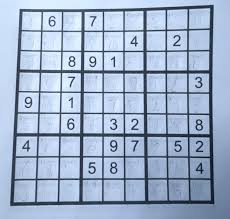
#> input picture app/tests/images/image1.jpg, 230 x 219 px, found by its file name
$ python improved_sudoku_detection.py
#> lines starting #> are read from the running program, lines starting #| are printed output that depends on the picture; after the words box and inside, x2 and y2 are one past the last pixel; in counts of white or black regions, pixels touching at a corner belong together
"""
Improved Sudoku Board Detection System
Handles various image types including handwritten sudoku with blue pen
"""

import cv2
import numpy as np
import matplotlib.pyplot as plt
import skimage.io
from pathlib import Path


class SudokuDetector:
    """Enhanced Sudoku board detection with multiple detection methods"""

    def __init__(self, output_size=450):
        self.output_size = output_size

    def preprocess_image(self, image):
        """Apply preprocessing to enhance detection"""
        # Convert to RGB if needed
        if len(image.shape) == 3 and image.shape[2] == 3:
            # Already RGB
            pass
        elif len(image.shape) == 3 and image.shape[2] == 4:
            # RGBA to RGB
            image = cv2.cvtColor(image, cv2.COLOR_RGBA2RGB)

        return image

    def detect_with_edges(self, gray):
        """Edge-based detection for clear grid lines"""
        # Multiple edge detection approaches
        edges1 = cv2.Canny(gray, 50, 150, apertureSize=3)
        edges2 = cv2.Canny(gray, 30, 100, apertureSize=3)

        # Combine edges
        edges = cv2.bitwise_or(edges1, edges2)

        # Morphological operations to connect lines
        kernel_close = np.ones((3,3), np.uint8)
        edges = cv2.morphologyEx(edges, cv2.MORPH_CLOSE, kernel_close)

        # Dilate to strengthen lines
        kernel_dilate = np.ones((2,2), np.uint8)
        edges = cv2.dilate(edges, kernel_dilate, iterations=1)

        return edges

    def detect_with_adaptive_threshold(self, gray):
        """Adaptive thresholding for handwritten content"""
        # Multiple block sizes for different pen thicknesses
        thresh1 = cv2.adaptiveThreshold(gray, 255, cv2.ADAPTIVE_THRESH_GAUSSIAN_C,
                                       cv2.THRESH_BINARY, 11, 2)
        thresh2 = cv2.adaptiveThreshold(gray, 255, cv2.ADAPTIVE_THRESH_MEAN_C,
                                       cv2.THRESH_BINARY, 15, 4)

        # Combine and invert
        combined = cv2.bitwise_and(thresh1, thresh2)
        return cv2.bitwise_not(combined)

    def detect_blue_pen(self, image):
        """Special detection for blue pen writing"""
        if len(image.shape) != 3:
            return np.zeros(image.shape[:2], dtype=np.uint8)

        # Method 1: Blue channel isolation
        blue_channel = image[:,:,2]
        blue_thresh = cv2.threshold(blue_channel, 0, 255, cv2.THRESH_BINARY + cv2.THRESH_OTSU)[1]

        # Method 2: HSV blue detection
        hsv = cv2.cvtColor(image, cv2.COLOR_RGB2HSV)
        # Define range for blue colors
        lower_blue = np.array([100, 50, 50])
        upper_blue = np.array([130, 255, 255])
        blue_mask = cv2.inRange(hsv, lower_blue, upper_blue)

        # Method 3: LAB color space for better blue detection
        lab = cv2.cvtColor(image, cv2.COLOR_RGB2LAB)
        # In LAB, 'b' channel represents blue-yellow
        b_channel = lab[:,:,2]
        # Blue has higher b values (>128)
        lab_blue = cv2.threshold(b_channel, 128, 255, cv2.THRESH_BINARY)[1]

        # Combine all blue detection methods
        combined_blue = cv2.bitwise_or(blue_thresh, blue_mask)
        combined_blue = cv2.bitwise_or(combined_blue, lab_blue)

        return combined_blue

    def detect_with_contours(self, gray):
        """Contour-based detection"""
        # Apply bilateral filter to reduce noise while keeping edges sharp
        filtered = cv2.bilateralFilter(gray, 9, 75, 75)

        # Find contours at different threshold levels
        contour_mask = np.zeros_like(gray)

        for thresh_val in [127, 100, 150]:
            _, binary = cv2.threshold(filtered, thresh_val, 255, cv2.THRESH_BINARY_INV)
            contours, _ = cv2.findContours(binary, cv2.RETR_EXTERNAL, cv2.CHAIN_APPROX_SIMPLE)

            # Draw significant contours
            for contour in contours:
                if cv2.contourArea(contour) > 100:  # Filter small contours
                    cv2.drawContours(contour_mask, [contour], -1, 255, 2)

        return contour_mask

    def combine_detection_methods(self, image):
        """Combine multiple detection methods for robust detection"""
        gray = cv2.cvtColor(image, cv2.COLOR_RGB2GRAY)

        # Get all detection results
        edges = self.detect_with_edges(gray)
        adaptive = self.detect_with_adaptive_threshold(gray)
        blue_pen = self.detect_blue_pen(image)
        contours = self.detect_with_contours(gray)

        # Weighted combination - give more weight to certain methods
        combined = np.zeros_like(gray, dtype=np.float32)
        combined += edges.astype(np.float32) * 0.4  # Edges are reliable for grid detection
        combined += adaptive.astype(np.float32) * 0.3  # Good for handwritten content
        combined += blue_pen.astype(np.float32) * 0.2  # Specific for blue pen
        combined += contours.astype(np.float32) * 0.1  # Additional structural info

        # Normalize and threshold
        combined = np.clip(combined, 0, 255).astype(np.uint8)
        final_mask = cv2.threshold(combined, 50, 255, cv2.THRESH_BINARY)[1]

        # Clean up the mask
        kernel = np.ones((5,5), np.uint8)
        final_mask = cv2.morphologyEx(final_mask, cv2.MORPH_CLOSE, kernel)
        final_mask = cv2.morphologyEx(final_mask, cv2.MORPH_OPEN, np.ones((3,3), np.uint8))

        return final_mask, edges, adaptive, blue_pen, contours

    def find_best_rectangle(self, mask, min_area_ratio=0.1, max_area_ratio=0.9):
        """Find the best rectangular contour representing the Sudoku board"""
        contours, _ = cv2.findContours(mask, cv2.RETR_EXTERNAL, cv2.CHAIN_APPROX_SIMPLE)

        if not contours:
            return None

        image_area = mask.shape[0] * mask.shape[1]
        min_area = image_area * min_area_ratio
        max_area = image_area * max_area_ratio

        best_candidates = []

        # Sort contours by area
        contours = sorted(contours, key=cv2.contourArea, reverse=True)

        for contour in contours:
            area = cv2.contourArea(contour)

            # Filter by area
            if area < min_area or area > max_area:
                continue

            # Try different approximation levels
            for epsilon_factor in [0.01, 0.02, 0.03, 0.05]:
                epsilon = epsilon_factor * cv2.arcLength(contour, True)
                approx = cv2.approxPolyDP(contour, epsilon, True)

                if len(approx) == 4:
                    # Check if it's roughly square
                    rect = cv2.minAreaRect(contour)
                    width, height = rect[1]
                    aspect_ratio = max(width, height) / min(width, height)

                    if aspect_ratio < 2.0:  # Roughly square
                        best_candidates.append({
                            'points': approx,
                            'area': area,
                            'aspect_ratio': aspect_ratio,
                            'score': area / (aspect_ratio + 0.1)  # Favor larger, more square shapes
                        })
                        break

        if best_candidates:
            # Return the best candidate
            best = max(best_candidates, key=lambda x: x['score'])
            return best['points']

        # Fallback: use bounding rectangle of largest contour
        if contours:
            largest_contour = contours[0]
            if cv2.contourArea(largest_contour) > min_area:
                x, y, w, h = cv2.boundingRect(largest_contour)
                return np.array([[[x, y]], [[x+w, y]], [[x+w, y+h]], [[x, y+h]]], dtype=np.int32)

        return None

    def order_points(self, pts):
        """Order points in clockwise order: top-left, top-right, bottom-right, bottom-left"""
        rect = np.zeros((4, 2), dtype="float32")
        pts = pts.reshape(4, 2)

        # Sum and difference to find corners
        s = pts.sum(axis=1)
        rect[0] = pts[np.argmin(s)]  # top-left
        rect[2] = pts[np.argmax(s)]  # bottom-right

        diff = np.diff(pts, axis=1)
        rect[1] = pts[np.argmin(diff)]  # top-right
        rect[3] = pts[np.argmax(diff)]  # bottom-left

        return rect

    def warp_perspective(self, image, corners):
        """Apply perspective transform to get top-down view"""
        ordered_corners = self.order_points(corners)

        # Destination points for square output
        dst = np.array([
            [0, 0],
            [self.output_size-1, 0],
            [self.output_size-1, self.output_size-1],
            [0, self.output_size-1]
        ], dtype="float32")

        # Calculate perspective transform matrix
        M = cv2.getPerspectiveTransform(ordered_corners, dst)
        warped = cv2.warpPerspective(image, M, (self.output_size, self.output_size))

        return warped

    def detect_and_extract(self, image):
        """Main method to detect and extract Sudoku board"""
        # Preprocess
        image = self.preprocess_image(image)

        # Detect board using combined methods
        combined_mask, edges, adaptive, blue_pen, contours = self.combine_detection_methods(image)

        # Find the best rectangle
        sudoku_corners = self.find_best_rectangle(combined_mask)

        results = {
            'original': image,
            'combined_mask': combined_mask,
            'edges': edges,
            'adaptive': adaptive,
            'blue_pen': blue_pen,
            'contours': contours,
            'corners': sudoku_corners,
            'warped': None,
            'success': False
        }

        if sudoku_corners is not None:
            try:
                warped_board = self.warp_perspective(image, sudoku_corners)
                results['warped'] = warped_board
                results['success'] = True
            except Exception as e:
                print(f"Warning: Could not warp perspective: {e}")

        return results

    def visualize_results(self, results, save_path=None):
        """Visualize detection results"""
        fig, axes = plt.subplots(3, 3, figsize=(15, 15))

        # Original image
        axes[0,0].imshow(results['original'])
        axes[0,0].set_title("Original Image")
        axes[0,0].axis('off')

        # Detection methods
        axes[0,1].imshow(results['edges'], cmap='gray')
        axes[0,1].set_title("Edge Detection")
        axes[0,1].axis('off')

        axes[0,2].imshow(results['adaptive'], cmap='gray')
        axes[0,2].set_title("Adaptive Threshold")
        axes[0,2].axis('off')

        axes[1,0].imshow(results['blue_pen'], cmap='gray')
        axes[1,0].set_title("Blue Pen Detection")
        axes[1,0].axis('off')

        axes[1,1].imshow(results['contours'], cmap='gray')
        axes[1,1].set_title("Contour Detection")
        axes[1,1].axis('off')

        axes[1,2].imshow(results['combined_mask'], cmap='gray')
        axes[1,2].set_title("Combined Mask")
        axes[1,2].axis('off')

        # Detected corners
        visualization = results['original'].copy()
        if results['corners'] is not None:
            cv2.drawContours(visualization, [results['corners']], -1, (255, 0, 0), 3)
            # Draw corner points
            for point in results['corners'].reshape(-1, 2):
                cv2.circle(visualization, tuple(point), 8, (0, 255, 0), -1)

        axes[2,0].imshow(visualization)
        axes[2,0].set_title("Detected Board")
        axes[2,0].axis('off')

        # Final result
        if results['success']:
            axes[2,1].imshow(results['warped'])
            axes[2,1].set_title("Extracted Sudoku Board")
        else:
            axes[2,1].imshow(results['original'])
            axes[2,1].set_title("Detection Failed")
        axes[2,1].axis('off')

        # Remove empty subplot
        axes[2,2].axis('off')

        plt.tight_layout()

        if save_path:
            plt.savefig(save_path, dpi=150, bbox_inches='tight')

        plt.show()


def test_sudoku_detector():
    """Test the detector on available images"""
    detector = SudokuDetector(output_size=450)

    # Test images
    image_dir = Path("/home/tomas/PYT/motustom/semestral/app/tests/images")
    test_images = ["image1.jpg", "image2.png", "image3.png", "image4.png"]

    for img_name in test_images:
        img_path = image_dir / img_name
        if img_path.exists():
            print(f"\n=== Testing {img_name} ===")

            try:
                # Load image
                image = skimage.io.imread(str(img_path))
#> image is the input picture: shape (219, 230, 3); mean R, G, B 160, 178, 203.7

                # Detect Sudoku board
                results = detector.detect_and_extract(image)
#> in detect_with_edges, `edges1 = cv2.Canny(gray, 50, 150, apertureSize=3)`:
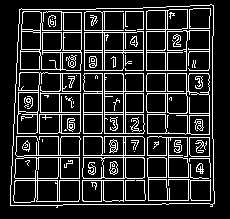
#> edges1: shape (219, 230); 16.4% white in thin lines or dots, all inside (x1, y1, x2, y2) = (10, 4, 215, 208)
#> in detect_with_edges, `edges = cv2.morphologyEx(edges, cv2.MORPH_CLOSE, kernel_close)`: edges: shape (219, 230); 32.2% white; 11 white regions (3 under 20 px), largest, box (x1, y1, x2, y2) and area: (10, 4, 215, 208) 15654, (22, 96, 33, 109) 112, (109, 161, 118, 175) 100
#> in detect_with_edges, `edges = cv2.dilate(edges, kernel_dilate, iterations=1)`: edges: shape (219, 230); 42.1% white; 10 white regions (1 under 20 px), largest, box (x1, y1, x2, y2) and area: (10, 4, 216, 209) 20431, (22, 96, 34, 110) 137, (109, 161, 119, 176) 124
#> in detect_with_adaptive_threshold, `thresh1 = cv2.adaptiveThreshold(gray, 255, cv2.ADAPTIVE_THRESH_GAUSSIA..`: thresh1: shape (219, 230); 75.2% white; black in thin lines or dots
#> in detect_with_adaptive_threshold, `thresh2 = cv2.adaptiveThreshold(gray, 255, cv2.ADAPTIVE_THRESH_MEAN_C,..`: thresh2: shape (219, 230); 77.5% white; 125 black regions (96 under 20 px), largest, box (x1, y1, x2, y2) and area: (10, 5, 215, 206) 9812, (110, 162, 118, 174) 57, (67, 118, 75, 130) 54
#> in detect_with_adaptive_threshold, `combined = cv2.bitwise_and(thresh1, thresh2)`: combined: shape (219, 230); 73.1% white; 423 black regions (363 under 20 px), largest, box (x1, y1, x2, y2) and area: (10, 5, 215, 206) 9819, (129, 77, 137, 90) 61, (172, 183, 183, 196) 59
#> in detect_blue_pen, `blue_thresh = cv2.threshold(blue_channel, 0, 255, cv2.THRESH_BINARY + ..`: blue_thresh: shape (219, 230); 78.1% white; 34 black regions (11 under 20 px), largest, box (x1, y1, x2, y2) and area: (10, 5, 230, 219) 10209, (195, 162, 206, 176) 63, (195, 119, 203, 131) 53
#> in detect_blue_pen, `hsv = cv2.cvtColor(image, cv2.COLOR_RGB2HSV)`: hsv: shape (219, 230, 3); mean H, S, V 107.5, 61.3, 203.7
#> in detect_blue_pen, `blue_mask = cv2.inRange(hsv, lower_blue, upper_blue)`: blue_mask: shape (219, 230); 60.7% white; 244 black regions (151 under 20 px), largest, box (x1, y1, x2, y2) and area: (0, 0, 210, 201) 3680, (104, 32, 123, 51) 360, (41, 73, 61, 92) 359
#> in detect_blue_pen, `lab = cv2.cvtColor(image, cv2.COLOR_RGB2LAB)`: lab: shape (219, 230, 3); mean of channels 0, 1, 2 182, 127.5, 112.7
#> in detect_blue_pen, `lab_blue = cv2.threshold(b_channel, 128, 255, cv2.THRESH_BINARY)[1]`: lab_blue: shape (219, 230); every value is 0
#> in detect_blue_pen, `combined_blue = cv2.bitwise_or(blue_thresh, blue_mask)`: combined_blue: shape (219, 230); 99.8% white; black in thin lines or dots, all inside (x1, y1, x2, y2) = (15, 70, 214, 204)
#> in detect_with_contours, `filtered = cv2.bilateralFilter(gray, 9, 75, 75)`:
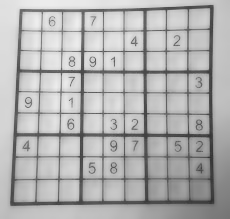
#> filtered: shape (219, 230); min 46, max 237, mean 177.4
#> the loop in detect_with_contours, `for thresh_val in [127, 100, 150]:` made 3 passes
#> pass 1, in detect_with_contours, `_, binary = cv2.threshold(filtered, thresh_val, 255, cv2.THRESH_BINARY..`:
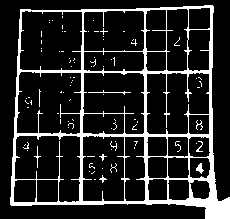
#> binary: shape (219, 230); 14.8% white; 90 white regions (81 under 20 px), largest, box (x1, y1, x2, y2) and area: (10, 5, 230, 219) 6889, (88, 90, 131, 95) 49, (196, 163, 204, 174) 46
#> after the loop in detect_with_contours, `for thresh_val in [127, 100, 150]:`: contour_mask: shape (219, 230); 10.2% white; 1 white region, box (x1, y1, x2, y2) and area: (9, 4, 230, 219) 5145
#> in combine_detection_methods, `combined += contours.astype(np.float32) * 0.1`: combined: shape (219, 230) float32; min 51, max 255, mean 117
#> in combine_detection_methods, `combined = np.clip(combined, 0, 255).astype(np.uint8)`:
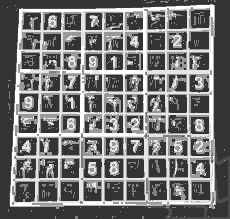
#> combined: shape (219, 230); min 51, max 255, mean 116.9
#> in combine_detection_methods, `final_mask = cv2.threshold(combined, 50, 255, cv2.THRESH_BINARY)[1]`: final_mask: shape (219, 230); every value is 255
#> in find_best_rectangle, `contours, _ = cv2.findContours(mask, cv2.RETR_EXTERNAL, cv2.CHAIN_APPR..`: contours = [[[0, 0], [0, 218], [229, 218], [229, 0]]]
#> the loop in find_best_rectangle, `for contour in contours:` made 1 pass
#> (contour, area) on pass 1: ([[0, 0], [0, 218], [229, 218], [229, 0]], 49922)
#> after the loop in find_best_rectangle, `for contour in contours:`: best_candidates = []
#> in find_best_rectangle, `largest_contour = contours[0]`: largest_contour = [[0, 0], [0, 218], [229, 218], [229, 0]]
#> in find_best_rectangle, `x, y, w, h = cv2.boundingRect(largest_contour)`: x = 0; w = 230; h = 219
#> in detect_and_extract, `sudoku_corners = self.find_best_rectangle(combined_mask)`: sudoku_corners = [[0, 0], [230, 0], [230, 219], [0, 219]]
#> in order_points, `s = pts.sum(axis=1)`: s = [0, 230, 449, 219]
#> in order_points, `diff = np.diff(pts, axis=1)`: diff = [0, -230, -11, 219]
#> in warp_perspective, `ordered_corners = self.order_points(corners)`: ordered_corners = [[0, 0], [230, 0], [230, 219], [0, 219]]
#> in warp_perspective, `M = cv2.getPerspectiveTransform(ordered_corners, dst)`: M = [[1.95, 0, 0], [0, 2.05, 0], [0, 0, 1]]
#> in warp_perspective, `warped = cv2.warpPerspective(image, M, (self.output_size, self.output_..`:
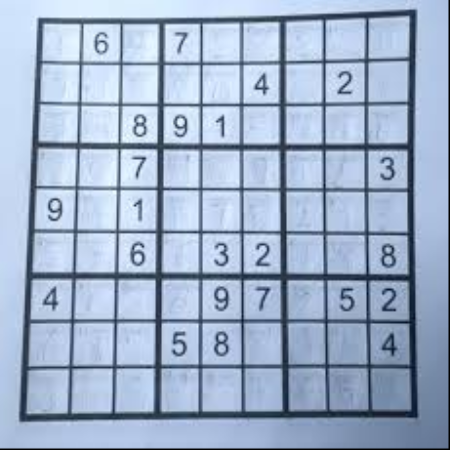
#> warped: shape (450, 450, 3); mean R, G, B 158.8, 176.7, 202.2
#> results = 9 items

                if results['success']:
                    print(f"✓ Successfully detected and extracted Sudoku board from {img_name}")
                else:
                    print(f"✗ Failed to detect Sudoku board in {img_name}")

                # Visualize results
                detector.visualize_results(results)
#> in visualize_results, `cv2.drawContours(visualization, [results['corners']], -1, (255, 0, 0),..`:
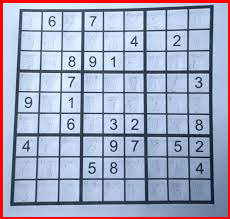
#> visualization: shape (219, 230, 3); 4.41% of pixels changed, all inside (x1, y1, x2, y2) = (0, 0, 230, 219)
#> the loop in visualize_results, `for point in results['corners'].reshape(-1, 2):` made 4 passes
#> after the loop in visualize_results, `for point in results['corners'].reshape(-1, 2):`:
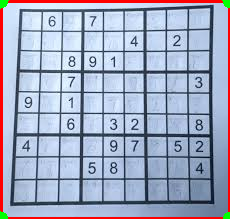
#> visualization: shape (219, 230, 3); 0.39% of pixels changed, all inside (x1, y1, x2, y2) = (0, 0, 230, 219)

            except Exception as e:
                print(f"Error processing {img_name}: {e}")
#> pass 2 of the loop in test_sudoku_detector, `for img_name in test_images:`:
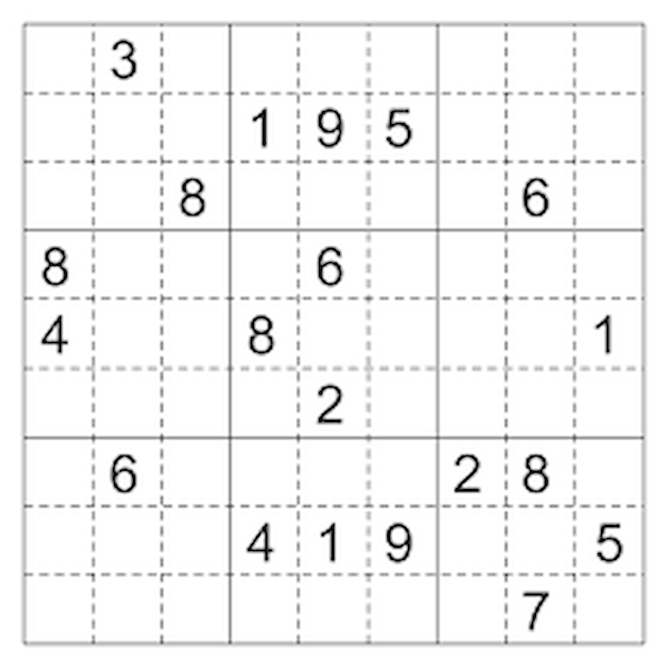
#> input picture app/tests/images/image2.png, 662 x 665 px, found by its file name
#> in test_sudoku_detector, image is the input picture: shape (665, 662, 3); min 0, max 255, mean 244.1
#> gray: shape (665, 662)
#> in detect_with_edges (call 2), `edges1 = cv2.Canny(gray, 50, 150, apertureSize=3)`:
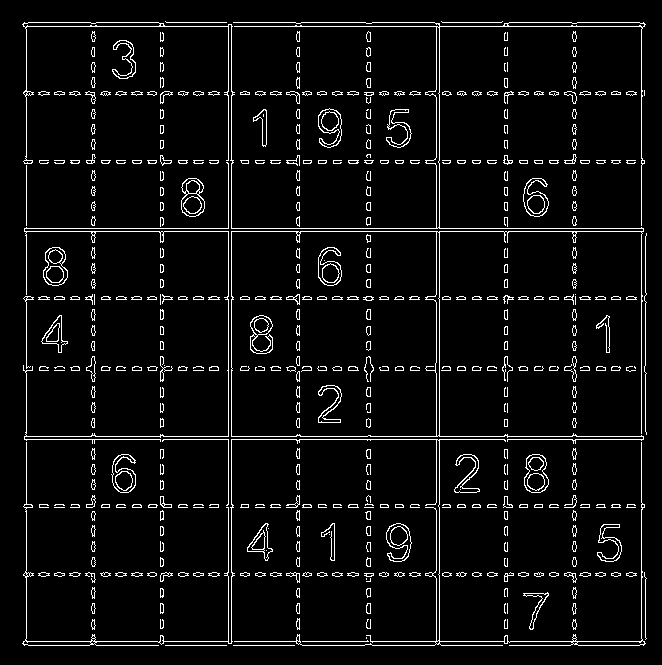
#> edges1: shape (665, 662); 5.4% white in thin lines or dots, all inside (x1, y1, x2, y2) = (22, 21, 647, 646)
#> edges2: shape (665, 662); 5.6% white in thin lines or dots, all inside (x1, y1, x2, y2) = (21, 21, 647, 646)
#> thresh1: shape (665, 662); 89.2% white; 1177 black regions (743 under 20 px), largest, box (x1, y1, x2, y2) and area: (22, 22, 646, 646) 21622, (386, 523, 411, 563) 380, (250, 315, 274, 355) 377
#> thresh2: shape (665, 662); 87.4% white; 426 black regions, largest, box (x1, y1, x2, y2) and area: (21, 21, 647, 647) 24537, (386, 523, 412, 563) 505, (249, 315, 274, 355) 497
#> in detect_blue_pen (call 2), `blue_thresh = cv2.threshold(blue_channel, 0, 255, cv2.THRESH_BINARY + ..`:
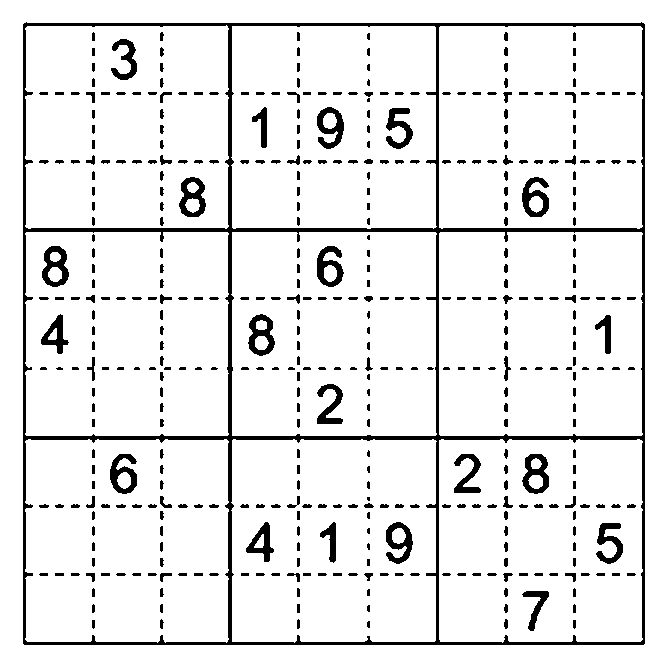
#> blue_thresh: shape (665, 662); 91.2% white; 436 black regions (39 under 20 px), largest, box (x1, y1, x2, y2) and area: (23, 22, 645, 645) 17118, (248, 314, 275, 356) 600, (42, 246, 69, 287) 598
#> hsv: shape (665, 662, 3); mean H, S, V 0, 0, 244.1
#> blue_mask: shape (665, 662); every value is 0
#> lab: shape (665, 662, 3); mean of channels 0, 1, 2 244.9, 128, 128
#> b_channel: shape (665, 662); every value is 128
#> the loop in find_best_rectangle (call 2), `for contour in contours:` made 1 pass
#> (contour, area) on pass 1: ([[0, 0], [0, 664], [661, 664], [661, 0]], 438904)
#> the loop in visualize_results (call 2), `for point in results['corners'].reshape(-1, 2):` made 4 passes
#> point on passes 1 to 4: [0, 0], [662, 0], [662, 665], [0, 665]


if __name__ == "__main__":
    test_sudoku_detector()
